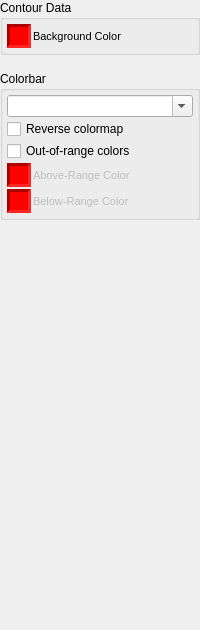
<?xml version="1.0" encoding="UTF-8"?>
<ui version="4.0">
 <class>ControlPane_Visuals</class>
 <widget class="QWidget" name="ControlPane_Visuals">
  <property name="geometry">
   <rect>
    <x>0</x>
    <y>0</y>
    <width>200</width>
    <height>630</height>
   </rect>
  </property>
  <property name="windowTitle">
   <string>Form</string>
  </property>
  <layout class="QGridLayout" name="gridLayout">
   <property name="leftMargin">
    <number>0</number>
   </property>
   <property name="topMargin">
    <number>0</number>
   </property>
   <property name="rightMargin">
    <number>0</number>
   </property>
   <property name="bottomMargin">
    <number>0</number>
   </property>
   <item row="0" column="0">
    <layout class="QVBoxLayout" name="controls">
     <item>
      <widget class="QGroupBox" name="contourDataGroup">
       <property name="enabled">
        <bool>true</bool>
       </property>
       <property name="title">
        <string>Contour Data</string>
       </property>
       <layout class="QVBoxLayout" name="verticalLayout_4">
        <property name="spacing">
         <number>2</number>
        </property>
        <property name="leftMargin">
         <number>4</number>
        </property>
        <property name="topMargin">
         <number>4</number>
        </property>
        <property name="rightMargin">
         <number>4</number>
        </property>
        <property name="bottomMargin">
         <number>4</number>
        </property>
        <item>
         <layout class="QHBoxLayout" name="horizontalLayout_2">
          <item>
           <widget class="QFrame" name="bgcolorFrameButton">
            <property name="minimumSize">
             <size>
              <width>24</width>
              <height>24</height>
             </size>
            </property>
            <property name="maximumSize">
             <size>
              <width>24</width>
              <height>16777215</height>
             </size>
            </property>
            <property name="styleSheet">
             <string notr="true">background-color: red</string>
            </property>
            <property name="frameShape">
             <enum>QFrame::Panel</enum>
            </property>
            <property name="frameShadow">
             <enum>QFrame::Sunken</enum>
            </property>
            <property name="lineWidth">
             <number>3</number>
            </property>
           </widget>
          </item>
          <item>
           <widget class="QLabel" name="bgcolorLabel">
            <property name="font">
             <font>
              <pointsize>8</pointsize>
             </font>
            </property>
            <property name="text">
             <string>Background Color</string>
            </property>
           </widget>
          </item>
         </layout>
        </item>
       </layout>
      </widget>
     </item>
     <item>
      <spacer name="verticalSpacer_7">
       <property name="orientation">
        <enum>Qt::Vertical</enum>
       </property>
       <property name="sizeType">
        <enum>QSizePolicy::Maximum</enum>
       </property>
       <property name="sizeHint" stdset="0">
        <size>
         <width>20</width>
         <height>10</height>
        </size>
       </property>
      </spacer>
     </item>
     <item>
      <widget class="QGroupBox" name="colorbarGroup">
       <property name="enabled">
        <bool>true</bool>
       </property>
       <property name="title">
        <string>Colorbar</string>
       </property>
       <layout class="QVBoxLayout" name="verticalLayout_5">
        <property name="spacing">
         <number>2</number>
        </property>
        <property name="leftMargin">
         <number>4</number>
        </property>
        <property name="topMargin">
         <number>4</number>
        </property>
        <property name="rightMargin">
         <number>4</number>
        </property>
        <property name="bottomMargin">
         <number>4</number>
        </property>
        <item>
         <widget class="QComboBox" name="colormapSelector">
          <property name="editable">
           <bool>true</bool>
          </property>
         </widget>
        </item>
        <item>
         <widget class="QCheckBox" name="reverseCheckBox">
          <property name="text">
           <string>Reverse colormap</string>
          </property>
         </widget>
        </item>
        <item>
         <widget class="QCheckBox" name="outofrangeCheckBox">
          <property name="text">
           <string>Out-of-range colors</string>
          </property>
         </widget>
        </item>
        <item>
         <layout class="QHBoxLayout" name="horizontalLayout_3">
          <item>
           <widget class="QFrame" name="abovecolorFrameButton">
            <property name="enabled">
             <bool>false</bool>
            </property>
            <property name="minimumSize">
             <size>
              <width>24</width>
              <height>24</height>
             </size>
            </property>
            <property name="maximumSize">
             <size>
              <width>24</width>
              <height>16777215</height>
             </size>
            </property>
            <property name="styleSheet">
             <string notr="true">background-color: red</string>
            </property>
            <property name="frameShape">
             <enum>QFrame::Panel</enum>
            </property>
            <property name="frameShadow">
             <enum>QFrame::Sunken</enum>
            </property>
            <property name="lineWidth">
             <number>3</number>
            </property>
           </widget>
          </item>
          <item>
           <widget class="QLabel" name="abovecolorLabel">
            <property name="enabled">
             <bool>false</bool>
            </property>
            <property name="font">
             <font>
              <pointsize>8</pointsize>
             </font>
            </property>
            <property name="text">
             <string>Above-Range Color</string>
            </property>
           </widget>
          </item>
         </layout>
        </item>
        <item>
         <layout class="QHBoxLayout" name="horizontalLayout_4">
          <item>
           <widget class="QFrame" name="belowcolorFrameButton">
            <property name="enabled">
             <bool>false</bool>
            </property>
            <property name="minimumSize">
             <size>
              <width>24</width>
              <height>24</height>
             </size>
            </property>
            <property name="maximumSize">
             <size>
              <width>24</width>
              <height>16777215</height>
             </size>
            </property>
            <property name="styleSheet">
             <string notr="true">background-color: red</string>
            </property>
            <property name="frameShape">
             <enum>QFrame::Panel</enum>
            </property>
            <property name="frameShadow">
             <enum>QFrame::Sunken</enum>
            </property>
            <property name="lineWidth">
             <number>3</number>
            </property>
           </widget>
          </item>
          <item>
           <widget class="QLabel" name="belowcolorLabel">
            <property name="enabled">
             <bool>false</bool>
            </property>
            <property name="font">
             <font>
              <pointsize>8</pointsize>
             </font>
            </property>
            <property name="text">
             <string>Below-Range Color</string>
            </property>
           </widget>
          </item>
         </layout>
        </item>
       </layout>
      </widget>
     </item>
     <item>
      <spacer name="verticalSpacer">
       <property name="orientation">
        <enum>Qt::Vertical</enum>
       </property>
       <property name="sizeHint" stdset="0">
        <size>
         <width>20</width>
         <height>40</height>
        </size>
       </property>
      </spacer>
     </item>
    </layout>
   </item>
  </layout>
 </widget>
 <resources/>
 <connections/>
</ui>
